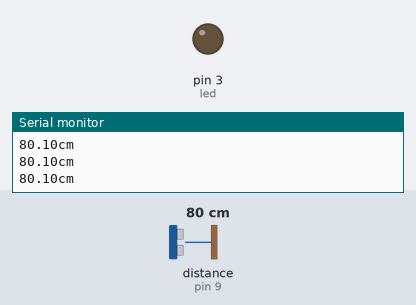
A sketch run on a simulated Arduino Uno, built with avr-gcc and run on an emulated ATmega328P. Parts: output pins drawn as LEDs (lit = HIGH), the last lines printed to the serial monitor. Wiring (inferred from the names in the program): ultrasonic range finder: trigger pin 8; echo pin 9. The test bench sets the inputs (shaded band); at power-on: distance to the obstacle (sensor on pin 9) 80 cm. The echo pulse lasts 58.3 µs per cm; pins used as bus, display or sensor lines are not drawn.

Above: at 1.2 s.
1.3 s: distance to the obstacle (sensor on pin 9) set to 12 cm
2.8 s: distance to the obstacle (sensor on pin 9) set to 9 cm
At 3.2 s:
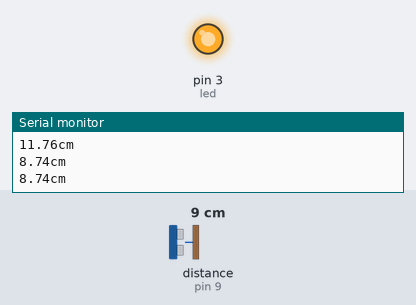
4.3 s: distance to the obstacle (sensor on pin 9) set to 18 cm
At 4.9 s:
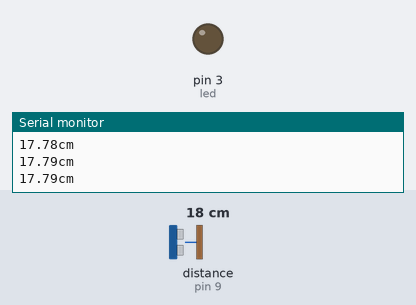
5.9 s: distance to the obstacle (sensor on pin 9) set to 2 cm
At 6.6 s:
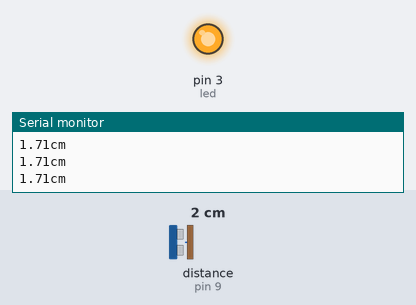
Timing chart, 0 to 8.5 s (numbered marks = the images above; inputs shaded):
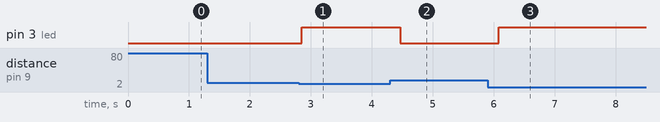

Measured:
- the behaviour switches between 11 and 10 cm on distance to the obstacle (sensor on pin 9) (found by bisection; images 0 and 1)
- after the input at 2.8 s, pin 3 (led): LOW → HIGH after 0.05 s
- after the input at 4.3 s, pin 3 (led): HIGH → LOW after 0.16 s
- after the input at 5.9 s, pin 3 (led): LOW → HIGH after 0.18 s

The sketch:

wave.ino
```cpp
/*
 제목    : 초음파센서로 거리 측정하기
 내용   : 초음파센서로부터 10cm 이내로 물체가 감지되었을때 LED가 켜지도록 만들어 봅시다.
 */

// 초음파센서의 송신부를 8번핀으로 선언하고 수신부는 9번핀으로 선언합니다.
int trig = 8;
int echo = 9;

// LED를 A0핀으로 설정합니다.
int led = 3;

// 실행시 가장 먼저 호출되는 함수이며, 최초 1회만 실행됩니다.
// 변수를 선언하거나 초기화를 위한 코드를 포함합니다.
void setup() {
  // 초음파센서의 동작 상태를 확인하기 위하여 시리얼 통신을 설정합니다. (전송속도 9600bps)
  Serial.begin(9600);
  //초음파 송신부-> OUTPUT, 초음파 수신부 -> INPUT,  LED핀 -> OUTPUT
  pinMode(trig, OUTPUT);
  pinMode(echo, INPUT);
  pinMode(led, OUTPUT);
}

// setup() 함수가 호출된 이후, loop() 함수가 호출되며,
// 블록 안의 코드를 무한히 반복 실행됩니다.
void loop() {
  digitalWrite(trig, LOW);
  digitalWrite(echo, LOW);
  delayMicroseconds(2);
  digitalWrite(trig, HIGH);
  delayMicroseconds(10);
  digitalWrite(trig, LOW);

  unsigned long duration = pulseIn(echo, HIGH);

  // 초음파의 속도는 초당 340미터를 이동하거나, 29마이크로초 당 1센치를 이동합니다.
  // 따라서, 초음파의 이동 거리 = duration(왕복에 걸린시간) / 29 / 2 입니다.
  float distance = duration / 29.0 / 2.0;

  // 측정된 거리 값를 시리얼 모니터에 출력합니다.
  Serial.print(distance);
  Serial.println("cm");

  // 측정된 거리가 10cm 이하라면, 아래의 블록을 실행합니다.
  if (distance < 10) {
    // LED가 연결된 핀의 로직레벨을 HIGH (5V)로 설정하여, LED가 켜지도록 합니다.
    digitalWrite(led, HIGH);
  }
  // 측정된 거리가 10cm 이상이라면, 아래의 블록을 실행합니다.
  else {
    // LED가 연결된 핀의 로직레벨을 LOW (0V)로 설정하여, LED가 꺼지도록 합니다.
    digitalWrite(led, LOW);
  }
  // 0.2초 동안 대기합니다.
  delay(200);
}
```
